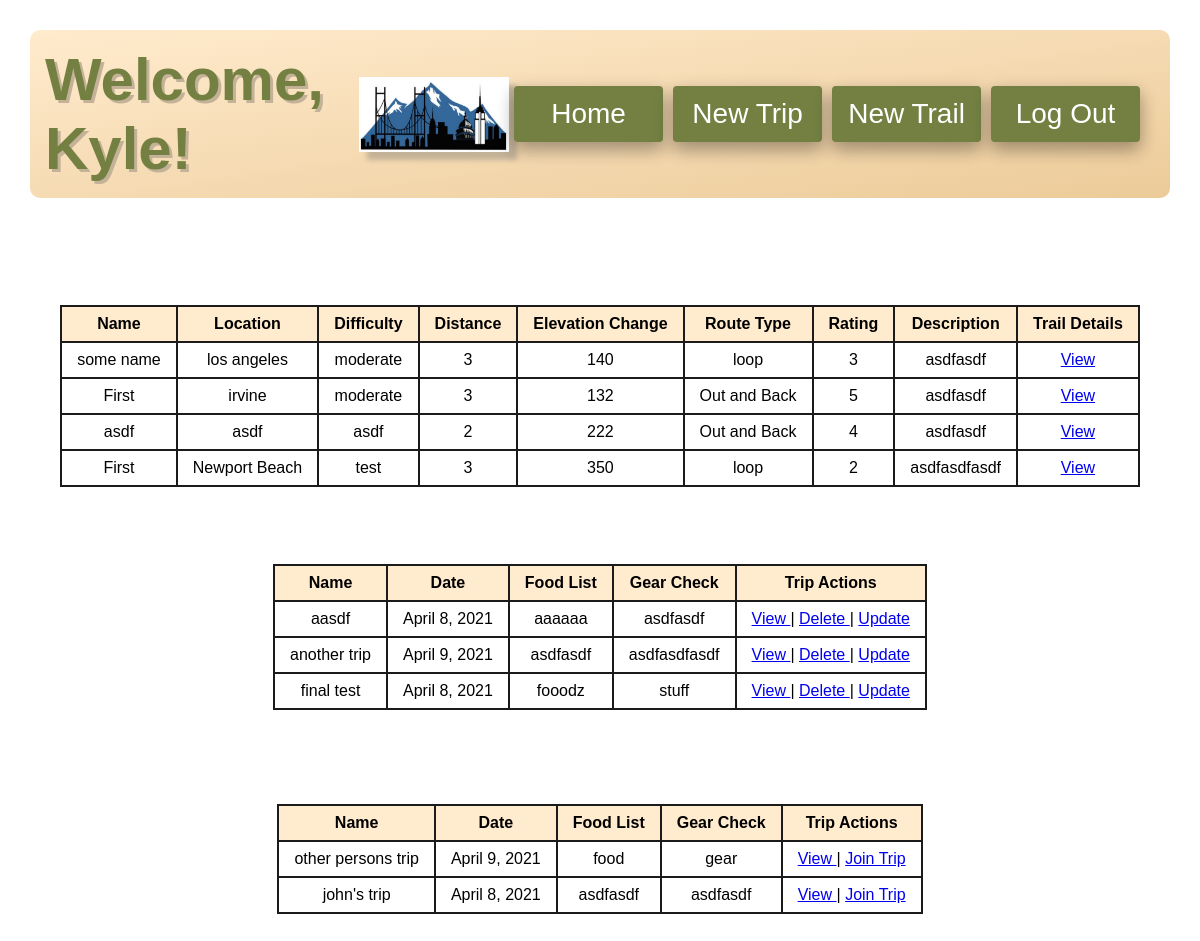
The page /dashboard (signed in) on the database its author committed.
### day_tripper_application/models.py (models this page shows)
class User(models.Model):
    first_name = models.CharField(max_length=60)
    last_name = models.CharField(max_length=60)
    email_address = models.CharField(max_length=255)
    password = models.CharField(max_length=255)
    created_at = models.DateTimeField(auto_now_add=True)
    updated_at = models.DateTimeField(auto_now=True)
    objects = UserManager()

class Trail(models.Model):
    name = models.CharField(max_length=255)
    location = models.CharField(max_length=255)
    difficulty = models.CharField(max_length=255)
    distance = models.IntegerField()
    elevation_change = models.IntegerField()
    route_type = models.CharField(max_length=255)
    rating = models.IntegerField()
    description = models.TextField()
    created_at = models.DateTimeField(auto_now_add=True)
    updated_at = models.DateTimeField(auto_now=True)
    objects = TrailManager()

class Trip(models.Model):
    trip_name = models.CharField(max_length=255)
    trip_date = models.DateField()
    food_list = models.TextField()
    gear_check = models.TextField()
    creator = models.ForeignKey(User, related_name="trips_created", on_delete = models.CASCADE)
    joined = models.ManyToManyField(User, related_name="trips_joined")
    trails = models.ManyToManyField(Trail, related_name="trips")
    created_at = models.DateTimeField(auto_now_add=True)
    updated_at = models.DateTimeField(auto_now=True)
    objects = TripManager()

### day_tripper_application/views.py (the view)
# urls.py: path('dashboard', views.display_dashboard),
def display_dashboard(request):
    if 'user_id' not in request.session:
        return redirect('/')
    context = {
        'this_user': User.objects.get(id=request.session['user_id']),
        'all_trails': Trail.objects.all(),
        'all_trips': Trip.objects.all(),
    }
    return render(request, "dashboard_placeholder.html", context)

### day_tripper_application/templates/dashboard_placeholder.html (shortened to what this page needs)
<!DOCTYPE html>
<html lang="en">
  <head>
    {% load static %}
    <link rel="stylesheet" href="{% static '/css/style.css' %}" />
  </head>
  <body class="body-dash">
    <header class="site-header">
      <h1 class="title-color welcome">Welcome, {{this_user.first_name}}!</h1>
      <img
        class="logo-shadow"
        src="/static/img/mount_city.jpg"
        alt="mountain city"
        height="75px"
        width="150px"
      />
      <a class="button3 button1" href="/dashboard"><span>Home</span></a>
      <a class="button3 button1" href="/trip/new"><span>New Trip</span></a>
      <a class="button3 button1" href="/new_trail"><span>New Trail</span></a>
      <a class="button3 button1" href="/logout"><span>Log Out</span></a>
    </header>
    <div class="row-container">
      <div class="my-col mt">
        <h1><span style="color: white">Trails</span></h1>
        <table class="tab">
          <thead>
            <tr>
              <th>Name</th>
              <th>Location</th>
              <th>Difficulty</th>
              <th>Distance</th>
              <th>Elevation Change</th>
              <th>Route Type</th>
              <th>Rating</th>
              <th>Description</th>
              <th>Trail Details</th>
            </tr>
          </thead>
          <tbody>
            {% for trail in all_trails %}
            <tr>
              <td>{{trail.name}}</td>
              <td>{{trail.location}}</td>
              <td>{{trail.difficulty}}</td>
              <td>{{trail.distance}}</td>
              <td>{{trail.elevation_change}}</td>
              <td>{{trail.route_type}}</td>
              <td>{{trail.rating}}</td>
              <td>{{trail.description}}</td>
              <td><a href="/trail/detail/{{trail.id}}"> View </a></td>
            </tr>
            {% endfor %}
          </tbody>
        </table>
      </div>
    </div>
    <div class="row-container">
      <div class="my-col">
        <h1><span style="color: white">My Trips</span></h1>
        <table class="tab">
          <thead>
            <tr>
              <th>Name</th>
              <th>Date</th>
              <th>Food List</th>
              <th>Gear Check</th>
              <th>Trip Actions</th>
            </tr>
          </thead>
          <tbody>
            {% for trip in this_user.trips_created.all %}
            <tr>
              <td>{{trip.trip_name}}</td>
              <td>{{trip.trip_date}}</td>
              <td>{{trip.food_list}}</td>
              <td>{{trip.gear_check}}</td>
              <td>
                <a href="/trip/detail/{{trip.id}}"> View </a> |
                <a href="/trip/delete/{{trip.id}}"> Delete </a> |
                <a href="/trip/update/{{trip.id}}"> Update </a>
              </td>
            </tr>
            {% endfor %}
          </tbody>
        </table>
      </div>
    </div>
    <div class="row-container">
      <div class="my-col">
        <h1><span style="color: white">Other People's Trips</span></h1>
        <table class="tab">
          <thead>
            <tr>
              <th>Name</th>
              <th>Date</th>
              <th>Food List</th>
              <th>Gear Check</th>
              <th>Trip Actions</th>
            </tr>
          </thead>
          <tbody>
            {% for trip in all_trips %}
            {% if this_user != trip.creator %}
            {% if this_user not in trip.joined.all %}
            <tr>
              <td>{{trip.trip_name}}</td>
              <td>{{trip.trip_date}}</td>
              <td>{{trip.food_list}}</td>
              <td>{{trip.gear_check}}</td>
              <td>
                <a href="/trip/detail/{{trip.id}}"> View </a> |
                <a href="/join/{{trip.id}}"> Join Trip </a>
              </td>
            </tr>
            {% endif %}
            {% endif %}
            {% endfor %}
          </tbody>
        </table>
      </div>
    </div>
  </body>
</html>

### day_tripper_application/static/css/style.css (style rules this page uses)
* { margin: 0; padding: 0; box-sizing: border-box; font-family: Arial, Helvetica, sans-serif; }
header { font-size: 30px; width: 100%; }
.row-container { display: flex; padding: 20px; justify-content: space-evenly; }
.my-col { display: flex; min-width: 100px; min-height: 200px; flex-direction: column; }
.tab { border-collapse: collapse; min-width: 300px; border-radius: 25px; }
.tab td, th { text-align: center; border: 2px solid #1b1b1b; padding: 8px 15px; color: black; }
.tab tr { background-color: white; }
.tab th { background-color: blanchedalmond; }
.body-dash { background: url("/static/img/DSC_0314.jpeg"); background-repeat: no-repeat; background-attachment: fixed; background-size: 100% 100%; padding: 30px; }
.site-header { background-image: linear-gradient( to bottom right, rgb(255, 235, 205), rgb(236, 203, 153) ); border-radius: 10px; display: flex; justify-content: space-evenly; align-items: center; padding: 15px; padding-right: 25px; }
.mt { margin-top: 50px; }
.title-color { color: #738042; }
.button1 { box-shadow: 0 8px 16px 0 rgba(0, 0, 0, 0.2), 0 6px 20px 0 rgba(0, 0, 0, 0.19); }
.button3 { display: inline-block; border-radius: 4px; background-color: #738042; border: none; color: #ffffff; text-align: center; font-size: 28px; padding: 12px; width: 200px; transition: all 0.5s; cursor: pointer; margin: 5px; }
.button3 span { cursor: pointer; display: inline-block; position: relative; transition: 0.5s; }
.button3 span:after { content: "\00bb"; position: absolute; opacity: 0; top: 0; right: -20px; transition: 0.5s; }
.logo-shadow { box-shadow: 8px 8px 5px rgb(195, 178, 152); }
.welcome { text-shadow: 3px 3px rgb(195, 178, 152); }

### rows shown on the page
User: first_name "Kyle"
Trail: name "some name", location "los angeles", difficulty "moderate", distance "3", elevation_change "140", route_type "loop", rating "3", description "asdfasdf"
Trail: name "First", location "irvine", difficulty "moderate", distance "3", elevation_change "132", route_type "Out and Back", rating "5", description "asdfasdf"
Trail: name "asdf", location "asdf", difficulty "asdf", distance "2", elevation_change "222", route_type "Out and Back", rating "4", description "asdfasdf"
Trail: name "First", location "Newport Beach", difficulty "test", distance "3", elevation_change "350", route_type "loop", rating "2", description "asdfasdfasdf"
Trip: trip_name "aasdf", trip_date "April 8, 2021", food_list "aaaaaa", gear_check "asdfasdf"
Trip: trip_name "another trip", trip_date "April 9, 2021", food_list "asdfasdf", gear_check "asdfasdfasdf"
Trip: trip_name "final test", trip_date "April 8, 2021", food_list "fooodz", gear_check "stuff"
Trip: trip_name "other persons trip", trip_date "April 9, 2021", food_list "food", gear_check "gear"
Trip: trip_name "john's trip", trip_date "April 8, 2021", food_list "asdfasdf", gear_check "asdfasdf"
